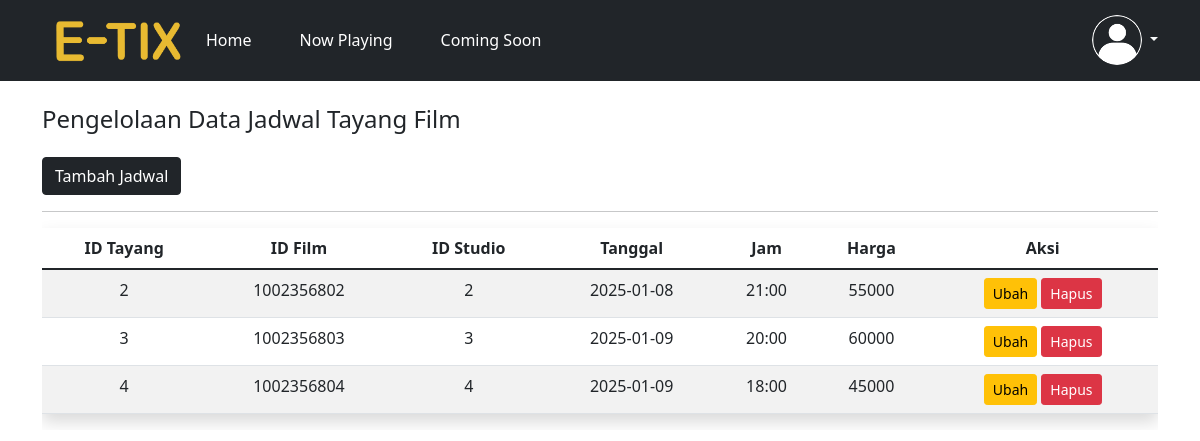
The app's page /admin/jadwal.php with its own data.
### tables this page shows
CREATE TABLE `jadwal_tayang` (
  `id_tayang` int(10) NOT NULL,
  `id_film` int(10) NOT NULL,
  `id_studio` int(11) NOT NULL,
  `tanggal` varchar(11) NOT NULL,
  `jam` varchar(5) NOT NULL,
  `harga` int(15) NOT NULL
);

### admin/jadwal.php (the view, shortened to what this page needs)
<?php
include '../koneksi.php';
$sql = 'select * from jadwal_tayang';
$query = mysqli_query($koneksi, $sql);
?>
<!doctype html>
<html lang="en">
<head>
    <link href="../assets/css/bootstrap.min.css" rel="stylesheet">
    <link rel="stylesheet" href="../assets/css/styles.css">
</head>
<body>
    <header class="p-2 bg-dark text-white">
        <div class="container">
            <div class="d-flex flex-wrap align-items-center justify-content-center justify-content-lg-start">
                <svg class="bi me-0" width="10" height="32" role="img" aria-label="Etiket">
                    <img src="../assets/image/logo.png" width="130px">
                </svg>
                <ul class="nav col-12 col-lg-auto me-lg-auto mb-2 justify-content-center mb-md-0">
                    <li>
                        <a href="admin.php" class="nav-link px-4 text-white">Home</a>
                    </li>
                    <li>
                        <a href="#now" class="nav-link px-4 text-white">Now Playing</a>
                    </li>
                    <li>
                        <a href="#soon" class="nav-link px-4 text-white">Coming Soon</a>
                    </li>
                </ul>
                <div class="dropdown text-end">
                    <a href="#" class="d-block link-light text-decoration-none dropdown-toggle" id="dropdownUser1"
                        data-bs-toggle="dropdown" aria-expanded="false">
                        <img src="../assets/image/user.png" alt="mdo" width="50" height="50" class="rounded-circle">
                    </a>
                </div>
            </div>
        </div>
    </header>
    <div class="container mb-5">
        <h4 class="my-4">Pengelolaan Data Jadwal Tayang Film</h4>
        <a href="tambah_jadwal.php" class="btn btn-dark">Tambah Jadwal</a>
        <div class="table-responsive">
            <hr>
            <table class="table table-striped table-hover display shadow" id="jadwal">
                <thead>
                    <tr class="text-center">
                        <th scope="col">ID Tayang</th>
                        <th scope="col">ID Film</th>
                        <th scope="col">ID Studio</th>
                        <th scope="col">Tanggal</th>
                        <th scope="col">Jam</th>
                        <th scope="col">Harga</th>
                        <th scope="col">Aksi</th>
                    </tr>
                </thead>
                <tbody>
                    <?php
                    while ($jdwl = mysqli_fetch_array($query)) { ?>
                        <tr class="text-center">
                            <td><?= $jdwl['id_tayang']; ?></td>
                            <td><?= $jdwl['id_film']; ?></td>
                            <td><?= $jdwl['id_studio']; ?></td>
                            <td><?= $jdwl['tanggal']; ?></td>
                            <td><?= $jdwl['jam']; ?></td>
                            <td><?= $jdwl['harga']; ?></td>
                            <td scope="col">
                                <a href="form_edit_jadwal.php?id_tayang=<?= $jdwl['id_tayang']; ?>"
                                    class="btn btn-sm btn-warning">Ubah</a>
                                <a href="hapus_jadwal.php?id_tayang=<?= $jdwl['id_tayang']; ?>" type="button"
                                    class="btn btn-danger btn-sm">Hapus</a>
                            </td>
                        </tr>
                        <?php
                    } ?>
                </tbody>
            </table>
        </div>
    </div>
</body>
</html>

### records on screen
jadwal_tayang: id_tayang "2", id_film "1002356802", id_studio "2", tanggal "2025-01-08", jam "21:00", harga "55000"
jadwal_tayang: id_tayang "3", id_film "1002356803", id_studio "3", tanggal "2025-01-09", jam "20:00", harga "60000"
jadwal_tayang: id_tayang "4", id_film "1002356804", id_studio "4", tanggal "2025-01-09", jam "18:00", harga "45000"
